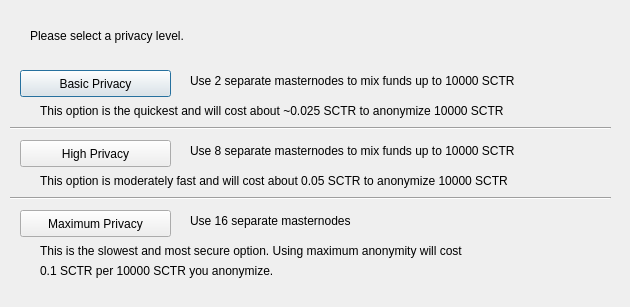
<?xml version="1.0" encoding="UTF-8"?>
<ui version="4.0">
 <class>ObfuscationConfig</class>
 <widget class="QDialog" name="ObfuscationConfig">
  <property name="geometry">
   <rect>
    <x>0</x>
    <y>0</y>
    <width>630</width>
    <height>307</height>
   </rect>
  </property>
  <property name="windowTitle">
   <string>Configure Obfuscation</string>
  </property>
  <widget class="QPushButton" name="buttonBasic">
   <property name="geometry">
    <rect>
     <x>20</x>
     <y>70</y>
     <width>151</width>
     <height>27</height>
    </rect>
   </property>
   <property name="text">
    <string>Basic Privacy</string>
   </property>
  </widget>
  <widget class="QPushButton" name="buttonHigh">
   <property name="geometry">
    <rect>
     <x>20</x>
     <y>140</y>
     <width>151</width>
     <height>27</height>
    </rect>
   </property>
   <property name="text">
    <string>High Privacy</string>
   </property>
  </widget>
  <widget class="QPushButton" name="buttonMax">
   <property name="geometry">
    <rect>
     <x>20</x>
     <y>210</y>
     <width>151</width>
     <height>27</height>
    </rect>
   </property>
   <property name="text">
    <string>Maximum Privacy</string>
   </property>
  </widget>
  <widget class="QLabel" name="label">
   <property name="geometry">
    <rect>
     <x>30</x>
     <y>20</y>
     <width>571</width>
     <height>31</height>
    </rect>
   </property>
   <property name="text">
    <string>Please select a privacy level.</string>
   </property>
  </widget>
  <widget class="QLabel" name="label_2">
   <property name="geometry">
    <rect>
     <x>190</x>
     <y>70</y>
     <width>421</width>
     <height>21</height>
    </rect>
   </property>
   <property name="text">
    <string>Use 2 separate masternodes to mix funds up to 10000 SCTR</string>
   </property>
  </widget>
  <widget class="QLabel" name="label_3">
   <property name="geometry">
    <rect>
     <x>190</x>
     <y>140</y>
     <width>411</width>
     <height>21</height>
    </rect>
   </property>
   <property name="text">
    <string>Use 8 separate masternodes to mix funds up to 10000 SCTR</string>
   </property>
  </widget>
  <widget class="QLabel" name="label_4">
   <property name="geometry">
    <rect>
     <x>190</x>
     <y>210</y>
     <width>421</width>
     <height>21</height>
    </rect>
   </property>
   <property name="text">
    <string>Use 16 separate masternodes</string>
   </property>
  </widget>
  <widget class="QLabel" name="label_6">
   <property name="geometry">
    <rect>
     <x>40</x>
     <y>100</y>
     <width>561</width>
     <height>21</height>
    </rect>
   </property>
   <property name="text">
    <string>This option is the quickest and will cost about ~0.025 SCTR to anonymize 10000 SCTR</string>
   </property>
  </widget>
  <widget class="QLabel" name="label_7">
   <property name="geometry">
    <rect>
     <x>40</x>
     <y>170</y>
     <width>561</width>
     <height>21</height>
    </rect>
   </property>
   <property name="text">
    <string>This option is moderately fast and will cost about 0.05 SCTR to anonymize 10000 SCTR</string>
   </property>
  </widget>
  <widget class="QLabel" name="label_8">
   <property name="geometry">
    <rect>
     <x>40</x>
     <y>240</y>
     <width>561</width>
     <height>21</height>
    </rect>
   </property>
   <property name="text">
    <string>This is the slowest and most secure option. Using maximum anonymity will cost</string>
   </property>
  </widget>
  <widget class="QLabel" name="label_9">
   <property name="geometry">
    <rect>
     <x>40</x>
     <y>260</y>
     <width>561</width>
     <height>21</height>
    </rect>
   </property>
   <property name="text">
    <string>0.1 SCTR per 10000 SCTR you anonymize.</string>
   </property>
  </widget>
  <widget class="Line" name="line">
   <property name="geometry">
    <rect>
     <x>10</x>
     <y>120</y>
     <width>601</width>
     <height>16</height>
    </rect>
   </property>
   <property name="orientation">
    <enum>Qt::Horizontal</enum>
   </property>
  </widget>
  <widget class="Line" name="line_2">
   <property name="geometry">
    <rect>
     <x>10</x>
     <y>190</y>
     <width>601</width>
     <height>16</height>
    </rect>
   </property>
   <property name="orientation">
    <enum>Qt::Horizontal</enum>
   </property>
  </widget>
 </widget>
 <resources/>
 <connections/>
</ui>
